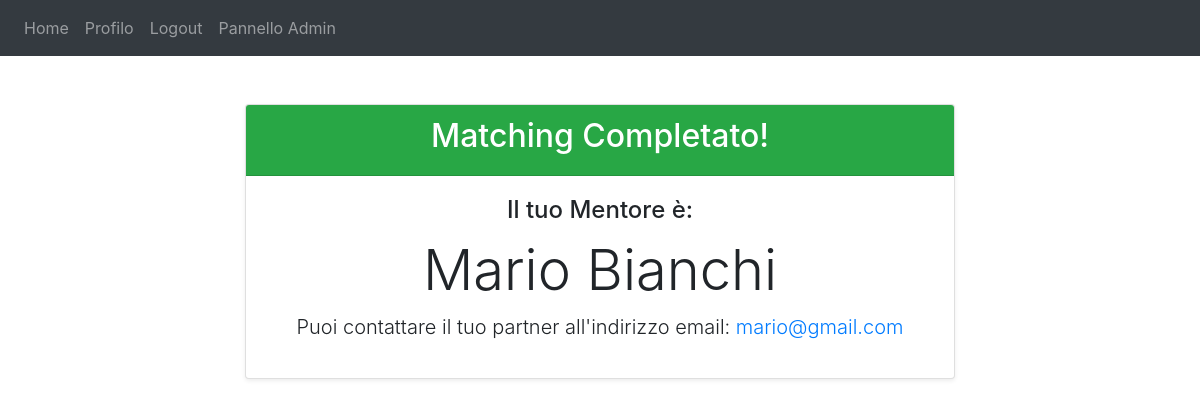
/state (signed in), run on the app's committed database.
### website/models.py (models this page shows)
class User(db.Model, UserMixin):
    id = db.Column(db.Integer, primary_key=True)
    email = db.Column(db.String(150), unique=True)
    password = db.Column(db.String(150))
    first_name = db.Column(db.String(150))
    surname = db.Column(db.String(150))
    is_admin = db.Column(db.Boolean, default=False, nullable=False)
    university = db.Column(db.String(150))
    current_status = db.Column(db.String(150))
    field_of_study = db.Column(db.String(150))
    participation_role = db.Column(db.String(150))
    time_commitment = db.Column(db.String(150))
    communication = db.Column(db.String(150))
    improve_communication = db.Column(db.String(150))
    help_writing_paper = db.Column(db.String(150))
    maximize_conference_experience = db.Column(db.String(150))
    help_choice_time_abroad = db.Column(db.String(150))
    phd_work_balance = db.Column(db.String(150))
    phd_family_balance = db.Column(db.String(150))
    improve_soft_skills = db.Column(db.String(150))
    help_academic_career = db.Column(db.String(150))
    help_industrial_career = db.Column(db.String(150))
    talk_mental_wellbeing = db.Column(db.String(150))
    discovery = db.Column(db.String(150))
    advice = db.Column(db.String(150))
    promotion_help = db.Column(db.String(150))
    matching_status = db.Column(db.Integer, default=None, nullable=True)

### website/views.py (the view)
@views.route('/state', methods=['GET', 'POST'])
@login_required
def state():
    partner = None
    if current_user.matching_status == 0:
        match_come_mentee = Match.query.filter_by(
            mentee_id=current_user.id,
            status='Approved'
        ).first()
        match_come_mentor = Match.query.filter_by(
            mentor_id=current_user.id,
            status='Approved'
        ).first()
        if match_come_mentee:
            partner = match_come_mentee.mentor
        elif match_come_mentor:
            partner = match_come_mentor.mentee
    return render_template("state.html", user=current_user, partner=partner)

### website/templates/state.html (shortened to what this page needs)
{% extends "base.html" %}
{% block content %}
<div class="container mt-5">
  <div class="row justify-content-center">
    <div class="col-md-8">
      {% if partner %}
        <div class="card text-center shadow-sm">
          <div class="card-header bg-success text-white">
            <h2>Matching Completato!</h2>
          </div>
          <div class="card-body">
            <h4 class="card-title">
              {% if current_user.participation_role.startswith('Mentee') %}
                Il tuo Mentore è:
              {% else %}
                Il tuo Mentee è:
              {% endif %}
            </h4>
            <h1 class="display-4">{{ partner.first_name }} {{ partner.surname }}</h1>
            <p class="lead">
              Puoi contattare il tuo partner all'indirizzo email:
              <a href="mailto:{{ partner.email }}">{{ partner.email }}</a>
            </p>
          </div>
        </div>
      {% endif %}
    </div>
  </div>
</div>
{% endblock %}

### data on the page
User: first_name "Mario", surname "Bianchi", email "mario@gmail.com"
